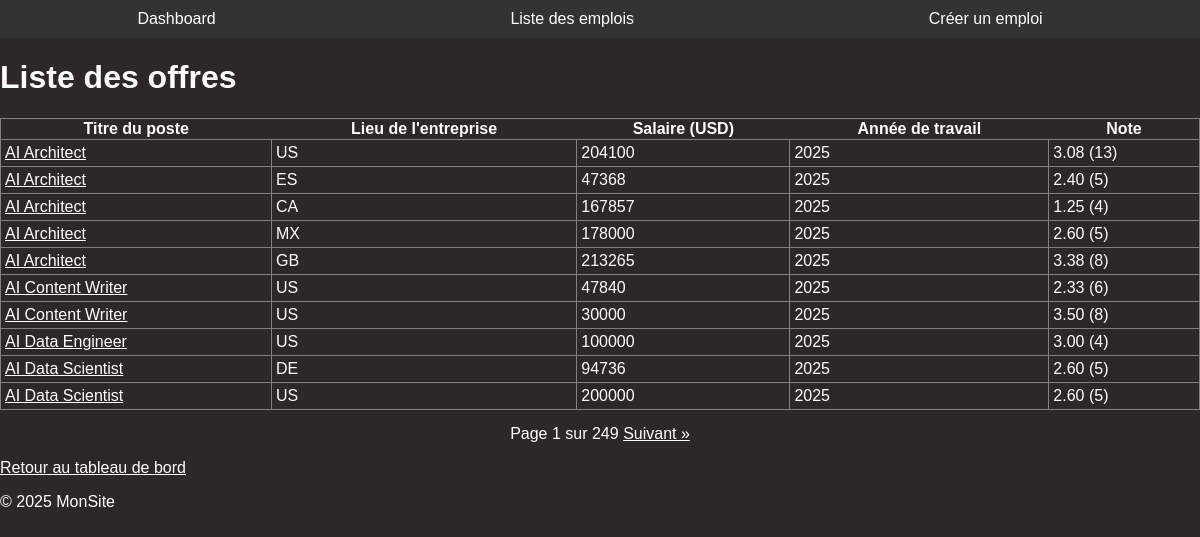
Before: / with the older database file.
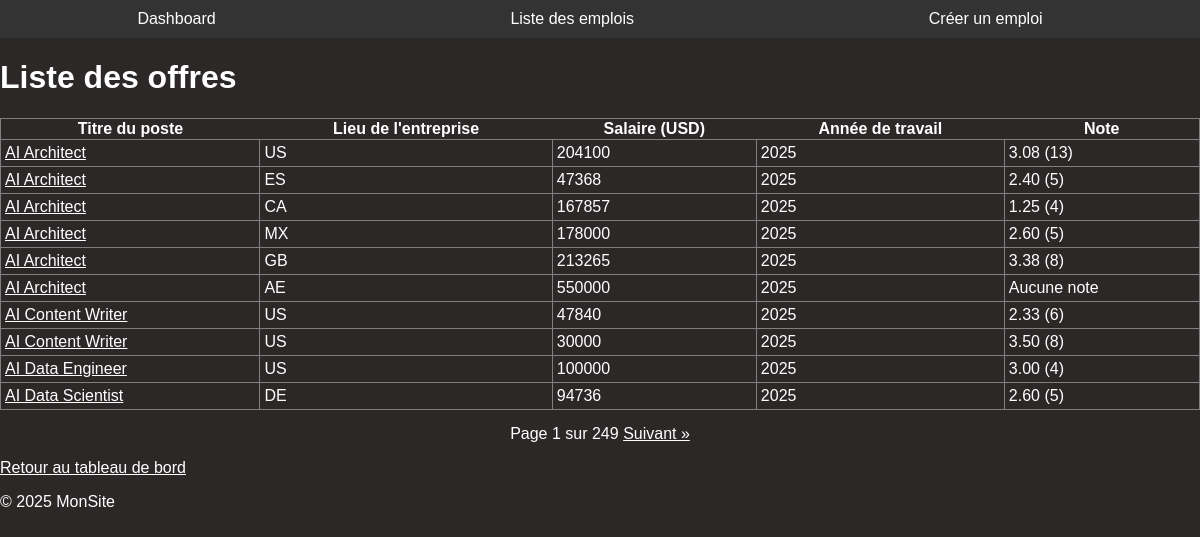
After: the same page with the newer database file.
### jobrecord/models.py (models this page shows, shortened)
class JobRecord(models.Model):
    work_year        = models.IntegerField()
    experience_level = models.CharField(max_length=5)
    employment_type  = models.ForeignKey(
        Contract,
        on_delete=models.PROTECT,
        related_name="jobrecords"
    )
    job_title        = models.ForeignKey(
        JobTitle,
        on_delete=models.CASCADE,
        related_name="jobrecords"
    )
    salary           = models.FloatField()
    salary_currency  = models.CharField(max_length=10)
    salary_in_usd    = models.FloatField()
    employee_residence = models.ForeignKey(
        Location,
        on_delete=models.SET_NULL,
        null=True,
        related_name="jobs_as_resident"
    )
    remote_ratio     = models.IntegerField()
    company_location = models.ForeignKey(
        Location,
        on_delete=models.SET_NULL,
        null=True,
        related_name="jobs_as_company"
    )
    company_size     = models.CharField(max_length=5)
    skills   = models.ManyToManyField(Skill,   related_name="jobrecords", blank=True, null=True)
    industries = models.ManyToManyField(Industry, related_name="jobrecords", blank=True, null=True)
    candidate  = models.ForeignKey(
        Candidate,
        on_delete=models.SET_NULL,
        null=True,
        related_name="jobrecords"
    )
    class Meta:
        unique_together = (
            ("job_title", "work_year", "employee_residence"),
        )

class JobTitle(models.Model):
    title = models.CharField(max_length=100, unique=True)
    def __str__(self):
        return self.title

class Location(models.Model):
    code = models.CharField(max_length=5, unique=True)
    name = models.CharField(max_length=100, blank=True)
    def __str__(self):
        return self.code

### jobrecord/views.py (the view)
# urls.py: path('', views.job_list, name='job_list'),
def job_list(request):
    qs = (
        JobRecord.objects
        .annotate(
            feedback_count=Count('feedbacks'),
            feedback_avg=Avg('feedbacks__rating'),
        )
        .order_by('-work_year', 'job_title__title')
    )
    paginator = Paginator(qs, 10)
    page_number = request.GET.get('page', 1)
    page_obj = paginator.get_page(page_number)
    for job in page_obj:
        job.feedback_count = job.feedbacks.count()
        job.feedback_avg = job.feedbacks.aggregate(moy=Avg('rating'))['moy'] or 0
        print(f"Job: {job.job_title.title}, "
              f"Feedbacks: {job.feedback_count}, "
              f"Avg Rating: {job.feedback_avg:.2f}")
    return render(request, 'jobs/job_list.html', {
        'jobs': page_obj,
        'page_obj': page_obj,
    })

### jobrecord/templates/jobs/job_list.html (shortened to what this page needs)
{% extends "base.html" %} {% block content %}
<h1>Liste des offres</h1>
<table
  style="
    width: 100%;
    border-collapse: collapse;
    border: 1px solid gray;
    margin-bottom: 15px;
  "
>
  <thead>
    <tr>
      <th>Titre du poste</th>
      <th>Lieu de l'entreprise</th>
      <th>Salaire (USD)</th>
      <th>Année de travail</th>
      <th>Note</th>
    </tr>
  </thead>
  <tbody>
    {% for job in jobs %}
    <tr>
      <td style="border: 1px solid gray; padding: 4px">
        <a href="/feedback/job/{{ job.id }}/feedbacks/page/">
          {{ job.job_title }}
      </td>
      <td style="border: 1px solid gray; padding: 4px">
        {{ job.company_location }}
      </td>
      <td style="border: 1px solid gray; padding: 4px">
        {{ job.salary_in_usd|floatformat:0 }}
      </td>
      <td style="border: 1px solid gray; padding: 4px">{{ job.work_year }}</td>
      <td style="border: 1px solid gray; padding: 4px">
        {% if job.feedback_count %} {{ job.feedback_avg | floatformat:2 }}
        ({{job.feedback_count }}) {% else %} Aucune note {% endif %}
      </td>
    </tr>
    {% empty %}
    <tr>
      <td colspan="4">Aucune offre disponible.</td>
    </tr>
    {% endfor %}
  </tbody>
</table>
{% if page_obj.has_other_pages %}
<nav class="pagination" style="width: 100%; text-align: center">
  <span>Page {{ page_obj.number }} sur {{ page_obj.paginator.num_pages }}</span>
  {% if page_obj.has_next %}
  <a href="?page={{ page_obj.next_page_number }}">Suivant »</a>
  {% endif %}
</nav>
{% endif %}
<p><a href="{% url 'jobs:dashboard' %}">Retour au tableau de bord</a></p>
{% endblock %}

### templates/base.html (shortened to what this page needs)
{% load static %}
<!DOCTYPE html>
<html lang="fr">
  <head>
    <link rel="stylesheet" href="{% static 'css/styles.css' %}" />
  </head>
  <body>
    <header>
      <nav>
        <ul>
          <li><a href="{% url 'jobs:dashboard' %}">Dashboard</a></li>
          <li>
            <a href="{% url 'jobs:job_list' %}">Liste des emplois</a>
          </li>
          <li>
            <a href="{% url 'jobs:job_create' %}">Créer un emploi</a>
          </li>
        </ul>
      </nav>
    </header>
    <main>{% block content %}{% endblock %}</main>
    <footer>
      <p>© 2025 MonSite</p>
    </footer>
  </body>
</html>

### static/css/styles.css (style rules this page uses)
html { background-color: rgb(44, 40, 40); color: #ffffff; }
a { color: #ffffff; text-decoration: underline; }

### templates/base.html (style rules this page uses)
body { font-family: Arial, sans-serif; margin: 0; padding: 0; }
header { background-color: #333; color: white; padding: 10px 0; }
nav ul { list-style-type: none; margin: 0; padding: 0; display: flex; justify-content: space-around; }
nav ul li { margin-right: 20px; }
nav ul li a { color: white; text-decoration: none; }

Changed rows visible on the page:
no longer on this page (row unchanged): JobRecord: job_title "AI Data Scientist", company_location "US", salary_in_usd "200000", work_year "2025", feedback_avg "2.60", feedback_count "5"
added JobRecord: job_title "AI Architect", company_location "AE", salary_in_usd "550000", work_year "2025", shows "Aucune note"
